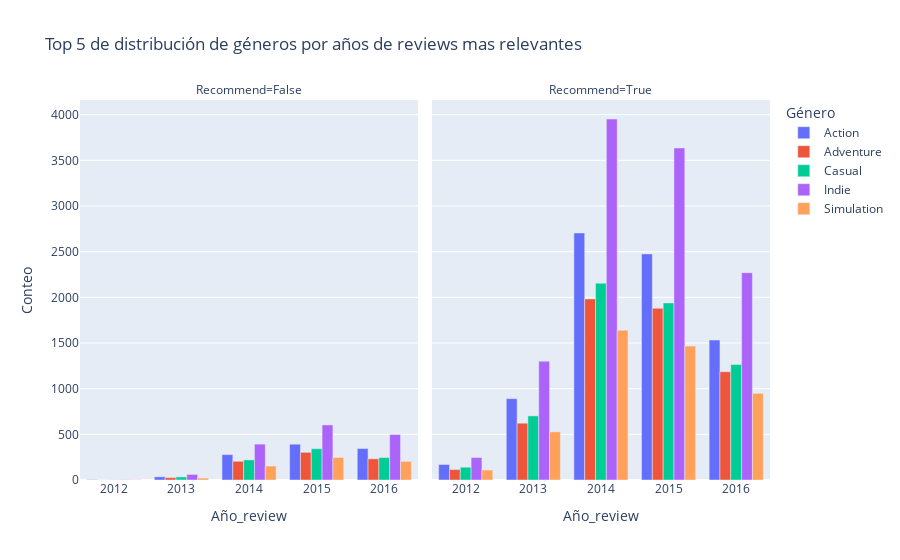

Notebook code for this chart:
### Markdown cell above
# Top 5 de distribución de géneros por años de reviews mas relevantes
Aquí se está plasmando un pco mpas a detalle el top 5 de géneros que más relevancia tienen en los datos, dándonos a notar que las recomendaciones tienen la misma distribución en cada año, siguiendo la misma tendencia en los Géneros plasmados, mostrando el mismo patrón en las recomendaciones negativas aunque en menor mediad debido a la proporción observada anteriormente de recomendaciones positivas contra las negativas.

### Code cell
dftop5añosreviews.loc[:,'Recommend']=dftop5añosreviews.Recommend.astype(str)
fig = px.bar(dftop5añosreviews, x='Año_review', y='Conteo', color='Género', title='Top 5 de distribución de géneros por años de reviews más relevantes',facet_col='Recommend', barmode='group')

fig.show()

### Figure 1 — Plotly figure (JSON) as saved in the notebook; plotly's stock layout.template omitted (floating-point values rounded to 4 significant figures)
{"data": [{"alignmentgroup": "True", "hovertemplate": "Género=Action<br>Recommend=False<br>Año_review=%{x}<br>Conteo=%{y}<extra></extra>", "legendgroup": "Action", "marker": {"color": "#636efa", "pattern": {"shape": ""}}, "name": "Action", "offsetgroup": "Action", "orientation": "v", "showlegend": true, "textposition": "auto", "type": "bar", "x": [2012, 2013, 2014, 2015, 2016], "xaxis": "x", "y": [4, 35, 278, 392, 345], "yaxis": "y"}, {"alignmentgroup": "True", "hovertemplate": "Género=Action<br>Recommend=True<br>Año_review=%{x}<br>Conteo=%{y}<extra></extra>", "legendgroup": "Action", "marker": {"color": "#636efa", "pattern": {"shape": ""}}, "name": "Action", "offsetgroup": "Action", "orientation": "v", "showlegend": false, "textposition": "auto", "type": "bar", "x": [2012, 2013, 2014, 2015, 2016], "xaxis": "x2", "y": [170, 891, 2705, 2476, 1533], "yaxis": "y2"}, {"alignmentgroup": "True", "hovertemplate": "Género=Adventure<br>Recommend=False<br>Año_review=%{x}<br>Conteo=%{y}<extra></extra>", "legendgroup": "Adventure", "marker": {"color": "#EF553B", "pattern": {"shape": ""}}, "name": "Adventure", "offsetgroup": "Adventure", "orientation": "v", "showlegend": true, "textposition": "auto", "type": "bar", "x": [2012, 2013, 2014, 2015, 2016], "xaxis": "x", "y": [1, 26, 205, 303, 232], "yaxis": "y"}, {"alignmentgroup": "True", "hovertemplate": "Género=Adventure<br>Recommend=True<br>Año_review=%{x}<br>Conteo=%{y}<extra></extra>", "legendgroup": "Adventure", "marker": {"color": "#EF553B", "pattern": {"shape": ""}}, "name": "Adventure", "offsetgroup": "Adventure", "orientation": "v", "showlegend": false, "textposition": "auto", "type": "bar", "x": [2012, 2013, 2014, 2015, 2016], "xaxis": "x2", "y": [115, 622, 1983, 1880, 1185], "yaxis": "y2"}, {"alignmentgroup": "True", "hovertemplate": "Género=Casual<br>Recommend=False<br>Año_review=%{x}<br>Conteo=%{y}<extra></extra>", "legendgroup": "Casual", "marker": {"color": "#00cc96", "pattern": {"shape": ""}}, "name": "Casual", "offsetgroup": "Casual", "orientation": "v", "showlegend": true, "textposition": "auto", "type": "bar", "x": [2012, 2013, 2014, 2015, 2016], "xaxis": "x", "y": [2, 34, 220, 343, 246], "yaxis": "y"}, {"alignmentgroup": "True", "hovertemplate": "Género=Casual<br>Recommend=True<br>Año_review=%{x}<br>Conteo=%{y}<extra></extra>", "legendgroup": "Casual", "marker": {"color": "#00cc96", "pattern": {"shape": ""}}, "name": "Casual", "offsetgroup": "Casual", "orientation": "v", "showlegend": false, "textposition": "auto", "type": "bar", "x": [2012, 2013, 2014, 2015, 2016], "xaxis": "x2", "y": [140, 702, 2155, 1939, 1265], "yaxis": "y2"}, {"alignmentgroup": "True", "hovertemplate": "Género=Indie<br>Recommend=False<br>Año_review=%{x}<br>Conteo=%{y}<extra></extra>", "legendgroup": "Indie", "marker": {"color": "#ab63fa", "pattern": {"shape": ""}}, "name": "Indie", "offsetgroup": "Indie", "orientation": "v", "showlegend": true, "textposition": "auto", "type": "bar", "x": [2012, 2013, 2014, 2015, 2016], "xaxis": "x", "y": [3, 61, 393, 603, 498], "yaxis": "y"}, {"alignmentgroup": "True", "hovertemplate": "Género=Indie<br>Recommend=True<br>Año_review=%{x}<br>Conteo=%{y}<extra></extra>", "legendgroup": "Indie", "marker": {"color": "#ab63fa", "pattern": {"shape": ""}}, "name": "Indie", "offsetgroup": "Indie", "orientation": "v", "showlegend": false, "textposition": "auto", "type": "bar", "x": [2012, 2013, 2014, 2015, 2016], "xaxis": "x2", "y": [246, 1301, 3953, 3636, 2270], "yaxis": "y2"}, {"alignmentgroup": "True", "hovertemplate": "Género=Simulation<br>Recommend=False<br>Año_review=%{x}<br>Conteo=%{y}<extra></extra>", "legendgroup": "Simulation", "marker": {"color": "#FFA15A", "pattern": {"shape": ""}}, "name": "Simulation", "offsetgroup": "Simulation", "orientation": "v", "showlegend": true, "textposition": "auto", "type": "bar", "x": [2012, 2013, 2014, 2015, 2016], "xaxis": "x", "y": [3, 21, 153, 247, 204], "yaxis": "y"}, {"alignmentgroup": "True", "hovertemplate": "Género=Simulation<br>Recommend=True<br>Año_review=%{x}<br>Conteo=%{y}<extra></extra>", "legendgroup": "Simulation", "marker": {"color": "#FFA15A", "pattern": {"shape": ""}}, "name": "Simulation", "offsetgroup": "Simulation", "orientation": "v", "showlegend": false, "textposition": "auto", "type": "bar", "x": [2012, 2013, 2014, 2015, 2016], "xaxis": "x2", "y": [109, 527, 1641, 1466, 949], "yaxis": "y2"}], "layout": {"annotations": [{"font": {}, "showarrow": false, "text": "Recommend=False", "x": 0.245, "xanchor": "center", "xref": "paper", "y": 1, "yanchor": "bottom", "yref": "paper"}, {"font": {}, "showarrow": false, "text": "Recommend=True", "x": 0.755, "xanchor": "center", "xref": "paper", "y": 1, "yanchor": "bottom", "yref": "paper"}], "barmode": "group", "legend": {"title": {"text": "Género"}, "tracegroupgap": 0}, "title": {"text": "Top 5 de distribución de géneros por años de reviews mas relevantes"}, "xaxis": {"anchor": "y", "domain": [0, 0.49], "title": {"text": "Año_review"}}, "xaxis2": {"anchor": "y2", "domain": [0.51, 1], "matches": "x", "title": {"text": "Año_review"}}, "yaxis": {"anchor": "x", "domain": [0, 1], "title": {"text": "Conteo"}}, "yaxis2": {"anchor": "x2", "domain": [0, 1], "matches": "y", "showticklabels": false}}}
